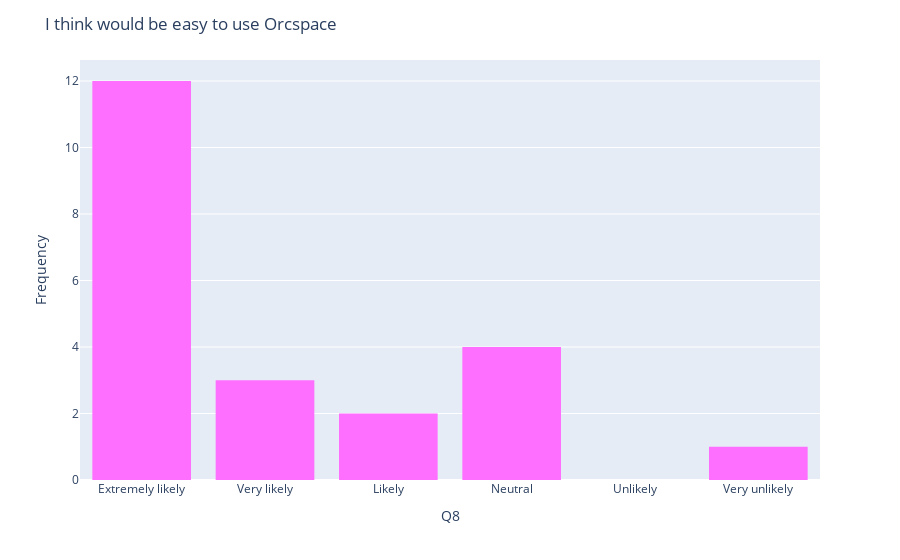

Here is the notebook cell this chart was saved with:
### Code cell
import plotly.express as px
import pandas as pd

# Load the dataset
df = pd.read_csv("results.csv")

# Plot the bar chart with a custom color
fig = px.histogram(
    df, 
    x="Q9", 
    color_discrete_sequence=["#FF6FFF"],  # Change this to any color hex or name
    nbins=30,
    category_orders={"Q9":["Extremely likely", "Very likely", "Likely", "Neutral", "Unlikely", "Very unlikely", "Extremely unlikely"]}

    
)

fig.update_layout(
    title=dict(
        text="I think would be easy to use Orcspace",
        #align="auto"
    ),
    xaxis=dict(
        title=dict(
            text="Q8"
        )
    ),
    yaxis=dict(
        title=dict(
            text="Frequency"
        )
    ),
   
)

fig.show()

### Figure 1 — Plotly figure (JSON) as saved in the notebook; plotly's stock layout.template omitted (floating-point values rounded to 4 significant figures)
{"data": [{"alignmentgroup": "True", "bingroup": "x", "hovertemplate": "Q9=%{x}<br>count=%{y}<extra></extra>", "legendgroup": "", "marker": {"color": "#FF6FFF", "pattern": {"shape": ""}}, "name": "", "nbinsx": 30, "offsetgroup": "", "orientation": "v", "showlegend": false, "type": "histogram", "x": ["Neutral", "Extremely likely", "Extremely likely", "Very unlikely", "Neutral", "Extremely likely", "Extremely likely", "Very likely", "Extremely likely", "Extremely likely", "Likely", "Very likely", "Extremely likely", "Extremely likely", "Neutral", "Extremely likely", "Very likely", "Extremely likely", "Extremely likely", "Neutral", "Extremely likely", "Likely"], "xaxis": "x", "yaxis": "y"}], "layout": {"autosize": true, "barmode": "relative", "legend": {"tracegroupgap": 0}, "margin": {"t": 60}, "title": {"text": "I think would be easy to use Orcspace"}, "xaxis": {"anchor": "y", "autorange": true, "categoryarray": ["Extremely likely", "Very likely", "Likely", "Neutral", "Unlikely", "Very unlikely", "Extremely unlikely"], "categoryorder": "array", "domain": [0, 1], "range": [-0.5, 5.5], "title": {"text": "Q8"}, "type": "category"}, "yaxis": {"anchor": "x", "autorange": true, "domain": [0, 1], "range": [0, 12.63], "title": {"text": "Frequency"}}}}
